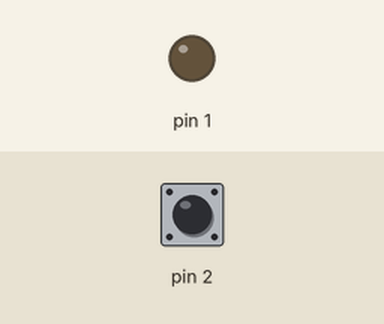
Simulated run of this sketch. Board: Arduino Uno, built with avr-gcc and run on an emulated ATmega328P. On the bench: output pins drawn as LEDs (lit = HIGH). The inputs (shaded band) are chosen by the test bench; at power-on: pin 2 HIGH.

Above: at 0.3 s.
At 15.1 s:
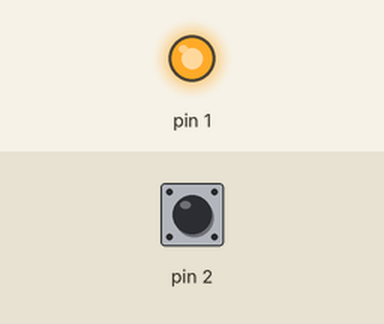
Timing chart, 0 to 16.6 s (numbered marks = the images above):
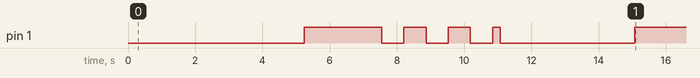

The sketch:

morse.ino
```cpp
// fun/morse - Tier 1
//
// Blinks the onboard LED in Morse while printing a matching transcript into
// Notepad.
//
// Two reasons this exists. It is a decent LED-timing demo (LED state plus
// deliberate spacing is the whole payload). And morse is a genuinely useful
// covert channel to think about: a payload that only blinks a light in a room
// can carry data at very low bandwidth to someone with line of sight, with no
// network, no filesystem and no log entry anywhere.
//
// LED is on PB1, active low.

#include <duck.h>

#define DOT_MS   220
#define DASH_MS  660
#define GAP_MS   220    // between elements
#define LETTER_MS 660   // between letters
#define WORD_MS   1320  // between words

// 'S' and 'O' = ... --- ... , the SOS everyone already recognises.
static const char *MESSAGE = "SOS";

// Element table: '.' or '-', terminated by 0. ' ' separates letters.
static void blinkChar(char c) {
  ledOn();
  delay(c == '.' ? DOT_MS : DASH_MS);
  ledOff();
  delay(GAP_MS);
}

void setup() {
  duckBegin();

  // Transcript alongside, so a demo has a written record too.
  openRun();
  TYPE("notepad");
  press(KEY_ENTER);
  delay(1200);
  TYPE("Morse demo - the light IS the message.\n\n");

  for (const char *p = MESSAGE; *p; p++) {
    if (*p == ' ') {
      delay(WORD_MS - GAP_MS);
      continue;
    }
    blinkChar(*p);
    if (p[1] != '\0' && p[1] != ' ') delay(LETTER_MS - GAP_MS);
  }

  ledOn();
  delayOrAbort(4000);
  ledOff();
}

void loop() {}
```
